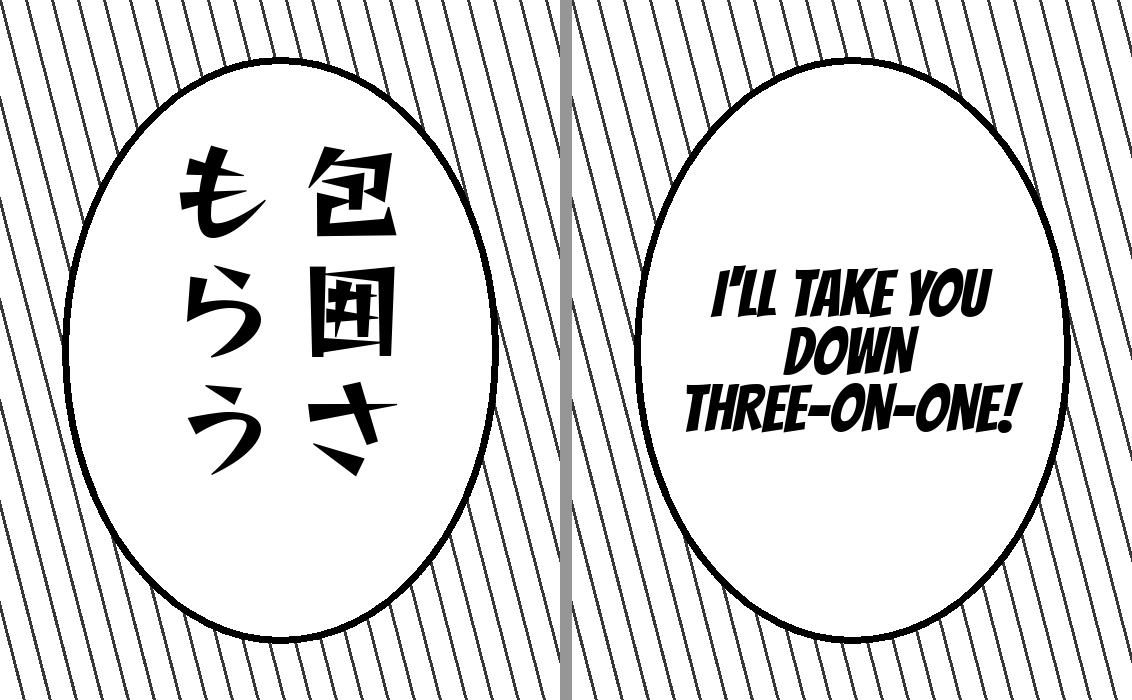
#> input picture bubble_e2e.png, 1132 x 700 px
$ python -i detector.py   (imports and definitions only)
#> lines starting #> are read from the running program, lines starting #| are printed output that depends on the picture; after the words box and inside, x2 and y2 are one past the last pixel; in counts of white or black regions, pixels touching at a corner belong together
import cv2
import numpy as np
from dataclasses import dataclass
from typing import List, Tuple, Optional


@dataclass
class TextRegion:
    id: int
    bbox: Tuple[int, int, int, int]      # x, y, w, h
    mask: np.ndarray                      # full-page uint8, 255 = bubble interior
    center: Tuple[int, int]
    area: int
    dark: bool = False                   # True = dark bubble (white text)
    region_type: str = "bubble"


class BubbleDetector:
    """Finds speech balloons by their defining property: a bright (or dark)
    region fully *enclosed* by an inked outline.

    The page background and open panel areas are bright too, but they reach the
    page border, so a flood/label pass separates them from the enclosed balloon
    interiors. Interior text only punches holes in that bright region, which we
    fill back in to recover the true balloon shape as a solid mask.
    """

    def __init__(
        self,
        white_thresh: int = 188,
        dark_thresh: int = 90,
        min_area_ratio: float = 0.0006,
        max_area_ratio: float = 0.22,
    ):
        self.white_thresh = white_thresh
        self.dark_thresh = dark_thresh
        self.min_area_ratio = min_area_ratio
        self.max_area_ratio = max_area_ratio

    # ── public ──
    def detect(self, image: np.ndarray) -> List[TextRegion]:
        h, w = image.shape[:2]
        page_area = h * w
        gray = cv2.cvtColor(image, cv2.COLOR_BGR2GRAY)

        regions: List[TextRegion] = []
        # Bright balloons (the common case): interior brighter than the outline.
        for mask in self._enclosed_blobs(gray, bright=True):
            r = self._make_region(gray, mask, page_area, dark=False)
            if r is not None:
                regions.append(r)
        # Dark balloons (white text on black): interior darker than the page.
        for mask in self._enclosed_blobs(gray, bright=False):
            r = self._make_region(gray, mask, page_area, dark=True)
            if r is not None:
                regions.append(r)

        regions = self._merge_overlapping(regions)
        self._sort_reading_order(regions, h)
        for idx, r in enumerate(regions):
            r.id = idx + 1
        return regions

    # ── core: enclosed bright/dark blobs ──
    def _enclosed_blobs(self, gray: np.ndarray, bright: bool) -> List[np.ndarray]:
        h, w = gray.shape[:2]
        page_area = h * w

        if bright:
            _, region = cv2.threshold(gray, self.white_thresh, 255, cv2.THRESH_BINARY)
        else:
            _, region = cv2.threshold(gray, self.dark_thresh, 255, cv2.THRESH_BINARY_INV)

        # Seal hairline gaps in the outline so the interior stays separated from
        # the page background (a leak would merge balloon + page into one blob).
        seal = cv2.getStructuringElement(cv2.MORPH_ELLIPSE, (3, 3))
        if bright:
            ink = cv2.morphologyEx(cv2.bitwise_not(region), cv2.MORPH_CLOSE, seal)
            region = cv2.bitwise_not(ink)

        num, labels, stats, _ = cv2.connectedComponentsWithStats(region, 8)

        # Labels that touch the page border belong to the background / open areas.
        border = set(labels[0, :]) | set(labels[h - 1, :]) | set(labels[:, 0]) | set(labels[:, w - 1])

        min_pocket = max(int(page_area * 0.0002), 40)
        enclosed = np.zeros((h, w), np.uint8)
        for i in range(1, num):
            if i in border:
                continue
            if stats[i, cv2.CC_STAT_AREA] < min_pocket:
                continue
            enclosed[labels == i] = 255

        if not enclosed.any():
            return []

        # Each enclosed pocket ≈ one balloon interior (text just punches holes).
        # Fill those holes per-component to recover the solid balloon shape.
        num2, labels2, stats2, _ = cv2.connectedComponentsWithStats(enclosed, 8)
        masks: List[np.ndarray] = []
        for i in range(1, num2):
            if stats2[i, cv2.CC_STAT_AREA] < min_pocket:
                continue
            comp = (labels2 == i).astype(np.uint8) * 255
            cnts, _ = cv2.findContours(comp, cv2.RETR_EXTERNAL, cv2.CHAIN_APPROX_SIMPLE)
            if not cnts:
                continue
            cnt = max(cnts, key=cv2.contourArea)
            filled = np.zeros((h, w), np.uint8)
            cv2.drawContours(filled, [cnt], -1, 255, -1)
            masks.append(filled)
        return masks

    def _make_region(self, gray, mask, page_area, dark: bool) -> Optional[TextRegion]:
        area = int(cv2.countNonZero(mask))
        if area < page_area * self.min_area_ratio or area > page_area * self.max_area_ratio:
            return None

        cnts, _ = cv2.findContours(mask, cv2.RETR_EXTERNAL, cv2.CHAIN_APPROX_SIMPLE)
        if not cnts:
            return None
        cnt = max(cnts, key=cv2.contourArea)
        x, y, bw, bh = cv2.boundingRect(cnt)
        if bw == 0 or bh == 0:
            return None

        aspect = max(bw, bh) / max(min(bw, bh), 1)
        if aspect > 6.0:
            return None

        hull_area = cv2.contourArea(cv2.convexHull(cnt))
        if hull_area <= 0 or area / hull_area < 0.62:
            return None

        # Interior must look like a balloon, not inked art: a bright balloon is
        # mostly bright with sparse dark text; a dark balloon is the inverse.
        inner = cv2.erode(mask, cv2.getStructuringElement(cv2.MORPH_ELLIPSE, (5, 5)))
        vals = gray[inner > 0]
        if vals.size == 0:
            return None
        if dark:
            # A dark balloon is solidly dark AND holds white *lettering* —
            # several separated character blobs. This is what rejects eyeballs
            # (a single glint) and open mouths (teeth/highlights): they are dark
            # enclosed regions too, but they are NOT speech bubbles.
            fill_ratio = float(np.mean(vals < self.dark_thresh + 40))
            if fill_ratio < 0.55:
                return None
            if not self._dark_has_lettering(gray, inner):
                return None
        else:
            fill_ratio = float(np.mean(vals > self.white_thresh - 30))
            text_ratio = float(np.mean(vals < 110))
            if fill_ratio < 0.45:
                return None
            if text_ratio < 0.002 or text_ratio > 0.55:
                return None

        M = cv2.moments(cnt)
        cx = int(M["m10"] / M["m00"]) if M["m00"] else x + bw // 2
        cy = int(M["m01"] / M["m00"]) if M["m00"] else y + bh // 2
        return TextRegion(
            id=0, bbox=(x, y, bw, bh), mask=mask, center=(cx, cy),
            area=area, dark=dark, region_type="bubble",
        )

    def _dark_has_lettering(self, gray: np.ndarray, inner_mask: np.ndarray) -> bool:
        """True only if a dark region contains white lettering: multiple
        separated character-like blobs covering a text-like fraction of the
        area. An eyeball has a single glint; an open mouth has teeth or a
        highlight — neither forms several distinct character blobs, so both
        are rejected here."""
        area = int(cv2.countNonZero(inner_mask))
        if area == 0:
            return False
        white = ((inner_mask > 0) & (gray > 160)).astype(np.uint8) * 255
        white_frac = float(cv2.countNonZero(white)) / area
        # Too little white = a glint (eye); too much = not real dark text.
        if white_frac < 0.04 or white_frac > 0.55:
            return False
        n, _, stats, _ = cv2.connectedComponentsWithStats(white, 8)
        min_blob = max(area * 0.0015, 6)
        max_blob = area * 0.45  # a single huge white patch isn't lettering
        chars = 0
        for i in range(1, n):
            a = stats[i, cv2.CC_STAT_AREA]
            if min_blob <= a <= max_blob:
                chars += 1
        return chars >= 2

    # ── dedupe / order ──
    def _merge_overlapping(self, regions: List[TextRegion]) -> List[TextRegion]:
        if len(regions) <= 1:
            return regions
        regions = sorted(regions, key=lambda r: r.area, reverse=True)
        kept: List[TextRegion] = []
        for r in regions:
            if any(self._iou(r.bbox, k.bbox) > 0.3 for k in kept):
                continue
            kept.append(r)
        return kept

    def _iou(self, b1, b2) -> float:
        x1, y1, w1, h1 = b1
        x2, y2, w2, h2 = b2
        xi, yi = max(x1, x2), max(y1, y2)
        xf, yf = min(x1 + w1, x2 + w2), min(y1 + h1, y2 + h2)
        if xi >= xf or yi >= yf:
            return 0.0
        inter = (xf - xi) * (yf - yi)
        return inter / max(w1 * h1 + w2 * h2 - inter, 1)

    def _sort_reading_order(self, regions: List[TextRegion], img_h: int):
        # Manga reads right-to-left, top-to-bottom.
        row_h = max(img_h / max(4, len(regions) // 2 + 1), 1)
        regions.sort(key=lambda r: (int(r.center[1] / row_h), -r.center[0]))

    # ── annotation for the vision model ──
    def create_annotated_image(self, image: np.ndarray, regions: List[TextRegion]) -> np.ndarray:
        return draw_annotations(image, regions)


def draw_annotations(image: np.ndarray, regions: List[TextRegion]) -> np.ndarray:
    """Numbered red boxes over each detected region, for the vision model."""
    ann = image.copy()
    for region in regions:
        x, y, w, h = region.bbox
        cv2.rectangle(ann, (x, y), (x + w, y + h), (0, 0, 255), 3)
        cx = x + w // 2
        cy = y - 25 if y > 40 else y + h + 25
        cv2.circle(ann, (cx, cy), 22, (0, 0, 255), -1)
        cv2.circle(ann, (cx, cy), 22, (255, 255, 255), 2)
        label = str(region.id)
        scale = 0.8 if region.id < 10 else 0.6
        (tw, th), _ = cv2.getTextSize(label, cv2.FONT_HERSHEY_SIMPLEX, scale, 2)
        cv2.putText(ann, label, (cx - tw // 2, cy + th // 2),
                    cv2.FONT_HERSHEY_SIMPLEX, scale, (255, 255, 255), 2)
    return ann

>>> import cv2
>>> picture = cv2.imread('../bubble_e2e.png')
#> picture is the input picture: shape (700, 1132, 3); min 0, max 255, mean 223.1
>>> result = BubbleDetector().detect(picture)
#> in _enclosed_blobs, `h, w = gray.shape[:2]`: h = 700; w = 1132
#> in _enclosed_blobs, `page_area = h * w`: page_area = 792400
#> in _enclosed_blobs, `_, region = cv2.threshold(gray, self.white_thresh, 255, cv2.THRESH_BIN..`:
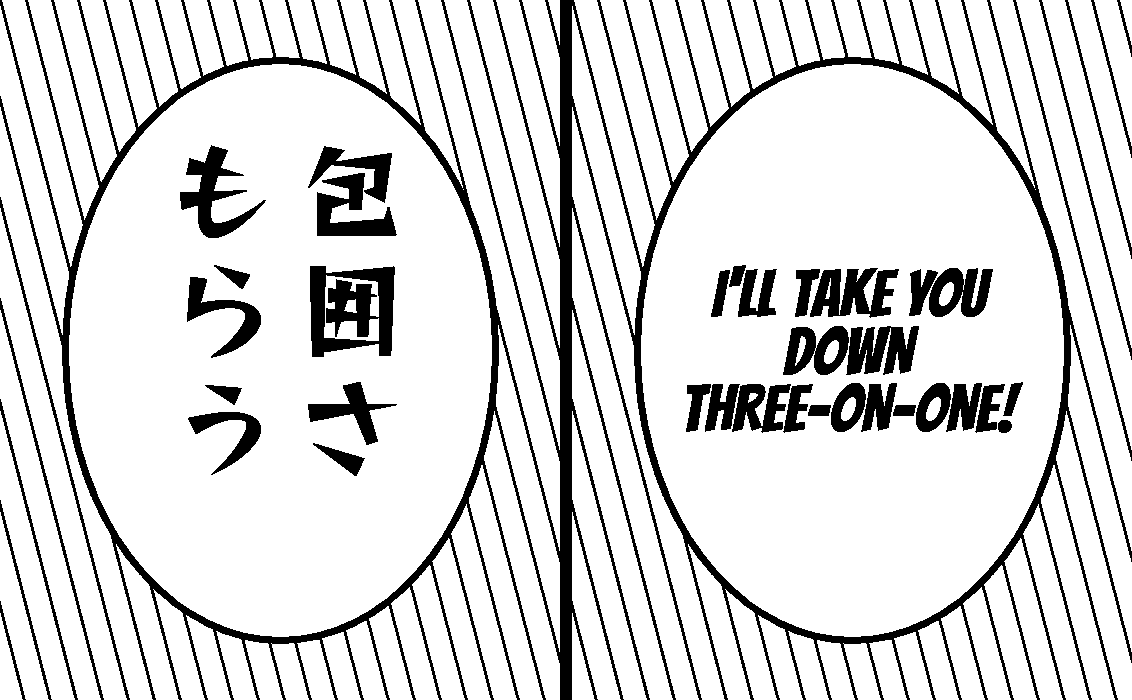
#> region: shape (700, 1132); 85.4% white; 43 black regions, largest, box (x1, y1, x2, y2) and area: (0, 0, 1132, 700) 66506, (310, 266, 395, 357) 5175, (180, 145, 266, 238) 2736
#> in _enclosed_blobs, `seal = cv2.getStructuringElement(cv2.MORPH_ELLIPSE, (3, 3))`: seal = [[0, 1, 0], [1, 1, 1], [0, 1, 0]]
#> in _enclosed_blobs, `ink = cv2.morphologyEx(cv2.bitwise_not(region), cv2.MORPH_CLOSE, seal)`:
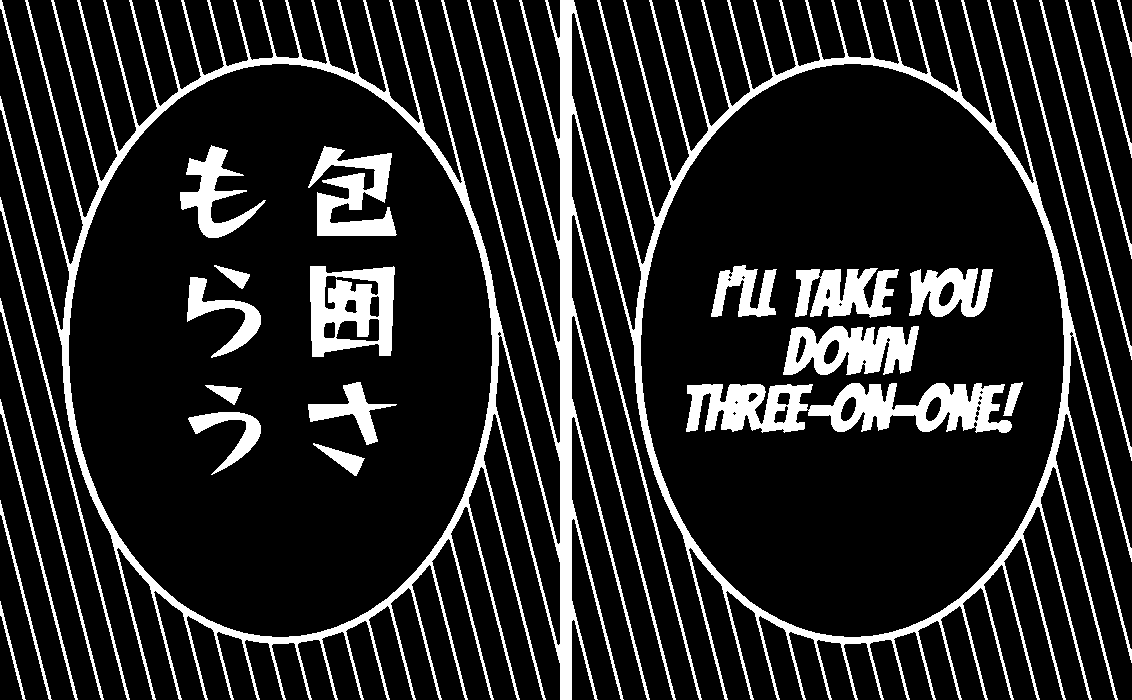
#> ink: shape (700, 1132); 14.7% white; 26 white regions, largest, box (x1, y1, x2, y2) and area: (0, 0, 1132, 700) 66900, (686, 383, 1012, 433) 9804, (310, 266, 395, 357) 5227
#> in _enclosed_blobs, `num, labels, stats, _ = cv2.connectedComponentsWithStats(region, 8)`:
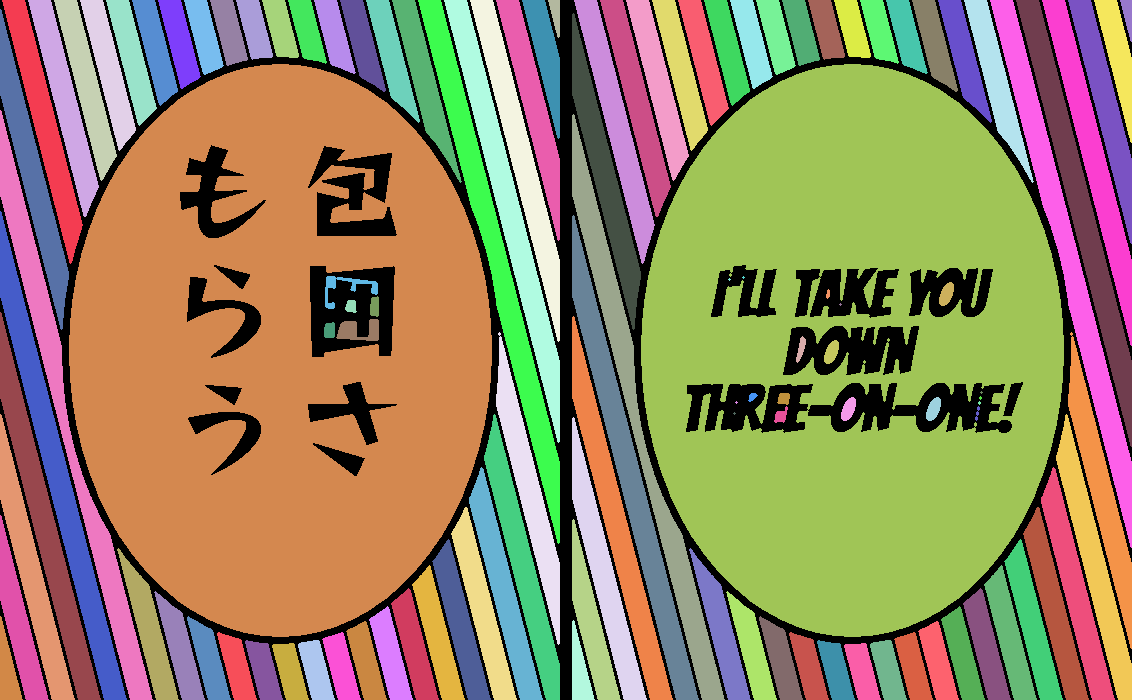
#> labels: shape (700, 1132) int32; 118 distinct labels, from 0 to 117; one colour per label, 0 black
#> in _enclosed_blobs, `num, labels, stats, _ = cv2.connectedComponentsWithStats(region, 8)`: num = 118
#> in _enclosed_blobs, `border = set(labels[0, :]) | set(labels[h - 1, :]) | set(labels[:, 0])..`: border = 91 items
#> in _enclosed_blobs, `min_pocket = max(int(page_area * 0.0002), 40)`: min_pocket = 158
#> in _enclosed_blobs, `num2, labels2, stats2, _ = cv2.connectedComponentsWithStats(enclosed, 8)`: num2 = 13
#> the loop in detect, `for mask in self._enclosed_blobs(gray, bright=True):` made 12 passes
#> (x in _make_region, y in _make_region, bw in _make_region, bh in _make_region, aspect in _make_region, hull_area in _make_region) on passes 1, 7, 9: (572, 13, 69, 317, 4.59, 5768.5), (336, 319, 43, 22, 1.95, 767), (496, 332, 64, 313, 4.89, 5524.5)
#> after the loop in detect, `for mask in self._enclosed_blobs(gray, bright=True):`: regions = []
#> in _enclosed_blobs (call 2), `h, w = gray.shape[:2]`: h = 700; w = 1132
#> in _enclosed_blobs (call 2), `page_area = h * w`: page_area = 792400
#> in _enclosed_blobs (call 2), `_, region = cv2.threshold(gray, self.dark_thresh, 255, cv2.THRESH_BINA..`:
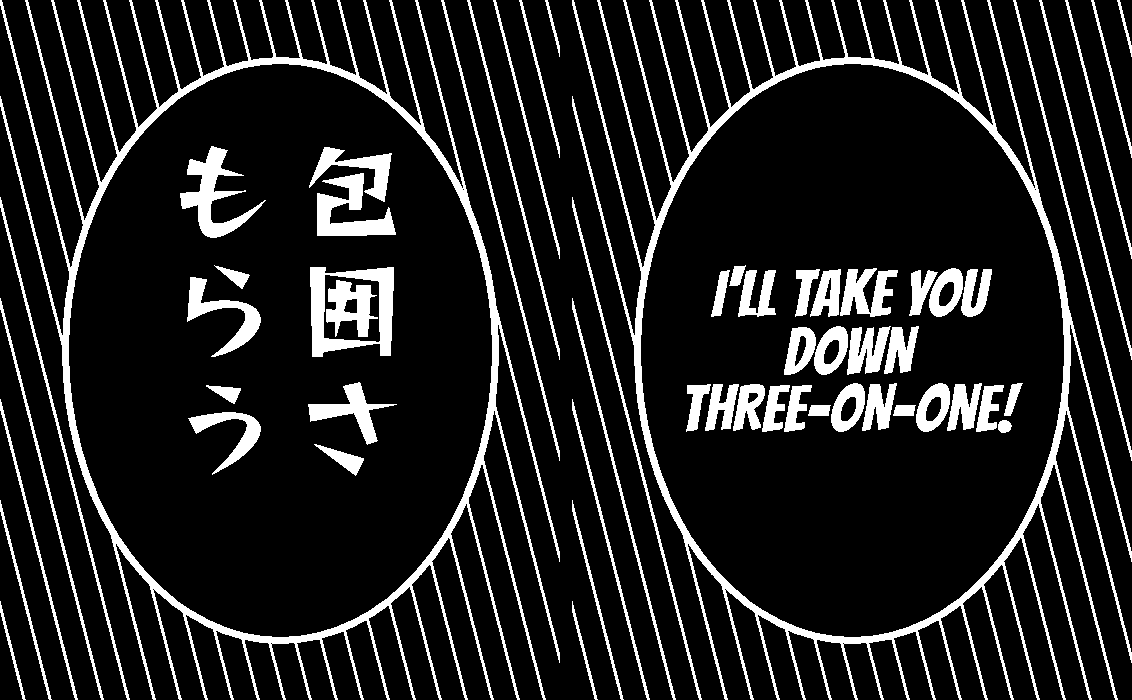
#> region: shape (700, 1132); 13.2% white; 60 white regions, largest, box (x1, y1, x2, y2) and area: (0, 0, 560, 700) 24849, (572, 0, 1132, 700) 24849, (310, 267, 394, 357) 3218
#> in _enclosed_blobs (call 2), `seal = cv2.getStructuringElement(cv2.MORPH_ELLIPSE, (3, 3))`: seal = [[0, 1, 0], [1, 1, 1], [0, 1, 0]]
#> in _enclosed_blobs (call 2), `num, labels, stats, _ = cv2.connectedComponentsWithStats(region, 8)`:
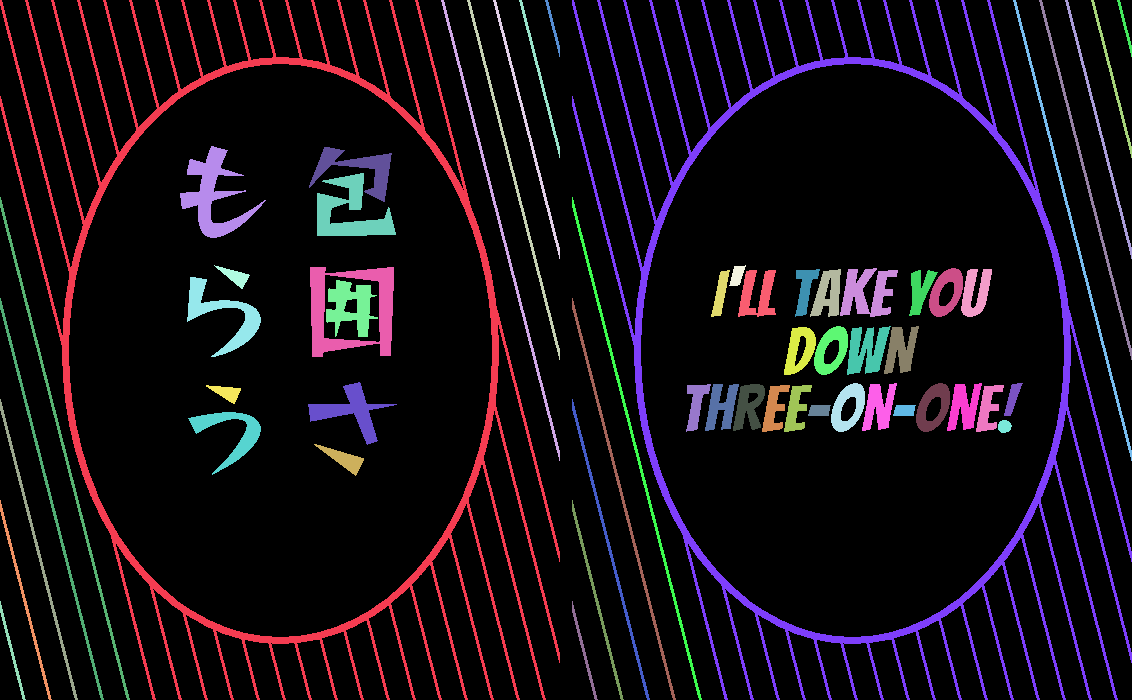
#> labels: shape (700, 1132) int32; 61 distinct labels, from 0 to 60; one colour per label, 0 black
#> in _enclosed_blobs (call 2), `num, labels, stats, _ = cv2.connectedComponentsWithStats(region, 8)`: num = 61
#> in _enclosed_blobs (call 2), `border = set(labels[0, :]) | set(labels[h - 1, :]) | set(labels[:, 0])..`: border = 23 items
#> in _enclosed_blobs (call 2), `min_pocket = max(int(page_area * 0.0002), 40)`: min_pocket = 158
#> in _enclosed_blobs (call 2), `num2, labels2, stats2, _ = cv2.connectedComponentsWithStats(enclosed, 8)`: num2 = 38
#> the loop in detect, `for mask in self._enclosed_blobs(gray, bright=False):` made 37 passes
#> (x in _make_region, y in _make_region, bw in _make_region, bh in _make_region, aspect in _make_region, hull_area in _make_region, fill_ratio in _make_region) on passes 7, 9, 11, 13, 14, 19, 20, 23, 25, 28, 29, 31: (795, 269, 25, 48, 1.92, 777, 1), (840, 268, 58, 49, 1.18, 2327.5, 1), (961, 269, 31, 48, 1.55, 1077.5, 1), (738, 270, 38, 47, 1.24, 1521.5, 1), (909, 270, 29, 46, 1.59, 798.5, 1), (847, 326, 44, 49, 1.11, 1608.5, 1), (884, 326, 35, 48, 1.37, 1201, 1), (862, 383, 35, 48, 1.37, 1201, 1), (947, 383, 35, 48, 1.37, 1201, 1), (686, 384, 25, 48, 1.92, 777, 1), (705, 384, 34, 47, 1.38, 1152.5, 1), (762, 385, 28, 47, 1.68, 879.5, 1)
#> (x in _make_region, y in _make_region, bw in _make_region, bh in _make_region, aspect in _make_region, hull_area in _make_region, fill_ratio in _make_region) on passes 8, 10, 16, 17, 18, 22: (810, 269, 31, 48, 1.55, 1044.5, 0.908), (929, 268, 34, 49, 1.44, 1163.5, 0.726), (326, 280, 52, 57, 1.1, 2461, 0.885), (784, 327, 32, 48, 1.5, 1045, 0.802), (814, 326, 34, 49, 1.44, 1163.5, 0.726), (831, 383, 34, 49, 1.44, 1163.5, 0.726)
#> after the loop in detect, `for mask in self._enclosed_blobs(gray, bright=False):`: regions = 1 item
#> in _sort_reading_order, `row_h = max(img_h / max(4, len(regions) // 2 + 1), 1)`: row_h = 175
#> the loop in detect, `for idx, r in enumerate(regions):` made 1 pass
#> r.id on pass 1: 1
#> result = 1 item
